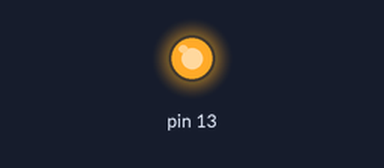
A sketch run on a simulated Arduino Uno, built with avr-gcc and run on an emulated ATmega328P. Parts: output pins drawn as LEDs (lit = HIGH). The ROS host is connected and sends only what is stated; random numbers use the default seed unless the sketch sets one.

Above: at 0.1 s.
Timing chart, 0 to 1.6 s (numbered marks = the images above):
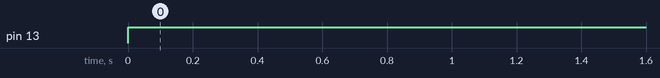

The sketch:

rosserial.ino
```cpp
/*
  This code is written by ASHISH ANAND.
  Ref: https://www.intorobotics.com/template-for-a-ros-publisher-using-rosserial-on-arduino/
*/

#include <ros.h>
#include <ros/time.h>
#include <sensor_msgs/Range.h>
#include <std_msgs/Int32.h>

ros::NodeHandle nh;

float var;
float var2;

long randNumber;
float distance;
float distance2;

void messageCb(const std_msgs::Int32 &msg)
{
  var=msg.data;
}

void messageCb2(const std_msgs::Int32 &msg2)
{
  var2=msg2.data;
}

ros::Subscriber<std_msgs::Int32> sub("rand_no", &messageCb);
ros::Subscriber<std_msgs::Int32> sub2("rand_no2", &messageCb2);

sensor_msgs::Range sonar_msg;
ros::Publisher pub("/send_sonar", &sonar_msg);

ros::Publisher pub2("/send_sonar2", &sonar_msg);

char frameid[] ="/sonar_ranger";
unsigned long publisher_timer;

void setup()
{
  pinMode(13, OUTPUT);
  nh.initNode();
  nh.subscribe(sub);
  nh.subscribe(sub2);

  nh.advertise(pub);
  nh.advertise(pub2);

  sonar_msg.radiation_type = sensor_msgs::Range::ULTRASOUND;
  sonar_msg.header.frame_id =  frameid;
  sonar_msg.field_of_view = (10.0/180.0) * 3.14;
  sonar_msg.min_range = 0.0;
  sonar_msg.max_range = 10.0;
}

void loop()
{
  if(var<2500 && var2<2500)
  {
    digitalWrite(13,HIGH);
  }
  else
  {
    digitalWrite(13,LOW);
  }

  if ((millis() - publisher_timer)> 50 )
   {
   distance = random(0, 10);
   distance2 = random(0, 10);
   //sensoReading = getDistance;
   sonar_msg.range = distance;
   sonar_msg.range = distance2;
   //Serial.println(sensoReading);
   sonar_msg.header.stamp = nh.now();
   pub.publish(&sonar_msg);
   pub2.publish(&sonar_msg);
   publisher_timer = millis(); //publish once a second
   }
  nh.spinOnce();
  //delay(200);
}
```

Measured:
- by itself, pin 13: LOW → HIGH at 0.00 s
